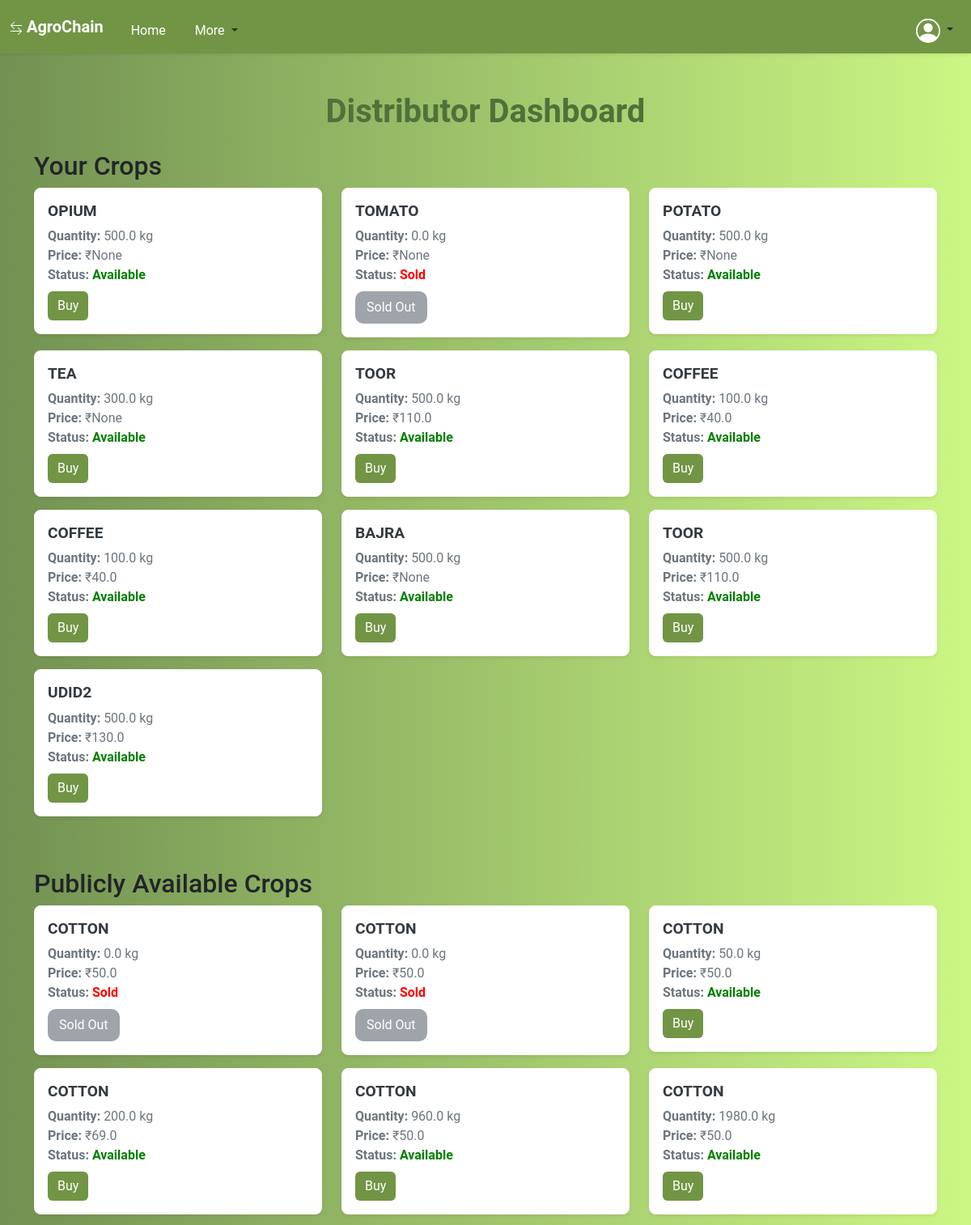
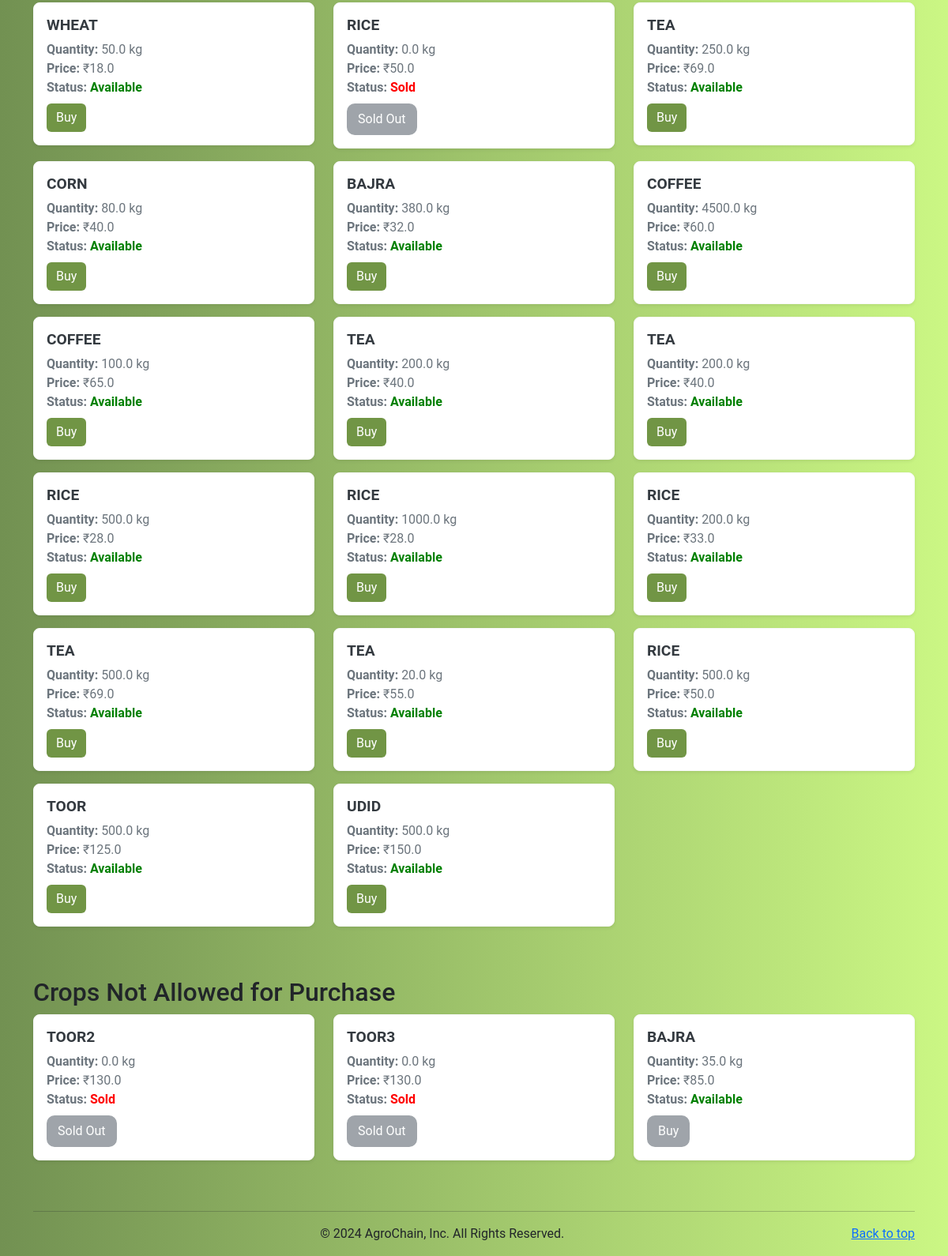
The app's page /dashboard/ (signed in) with its own data (2 pictures, top to bottom).
### supply_chain/models.py (models this page shows, shortened)
class Crop(models.Model):
    name = models.CharField(max_length=100)
    quantity = models.FloatField()
    price = models.FloatField()  # Price for public visibility
    specific_user_price = models.FloatField(blank=True, null=True)  # Price for specific users
    current_owner = models.ForeignKey(settings.AUTH_USER_MODEL, on_delete=models.CASCADE, related_name='owned_crops')
    status = models.CharField(max_length=20, choices=[('listed', 'Listed'), ('sold', 'Sold')])
    current_stage = models.CharField(max_length=100, default='Listed by Farmer')
    transaction_hash = models.CharField(max_length=64, blank=True, null=True)
    allowed_users = models.ManyToManyField(settings.AUTH_USER_MODEL, related_name='allowed_crops', blank=True)
    visibility = models.CharField(max_length=10, choices=[('public', 'Public'), ('private', 'Private')], default='public')
    price_in_tokens = models.FloatField(blank=True, null=True, help_text='Optional: Price in tokens for the crop.')
    token_currency_enabled = models.BooleanField(default=False, help_text='Is token currency enabled for this crop?')

class UserSpecificCrop(models.Model):
    crop = models.ForeignKey(Crop, on_delete=models.CASCADE, related_name='user_specifics')
    user = models.ForeignKey(settings.AUTH_USER_MODEL, on_delete=models.CASCADE)
    specific_price = models.FloatField(null=True, blank=True)  # Price specific to this user
    allowed = models.BooleanField(default=False)  # Whether this user can see the crop

### supply_chain/views.py (the view)
# urls.py: path('dashboard/', dashboard, name='dashboard'),
@login_required
def dashboard(request):
    user = request.user
    print("Dashboard view called")
    user_role = getattr(request.user, 'role', None)
    print(f"User Role: {user_role}")
    all_user_specific_crops = UserSpecificCrop.objects.all()
    not_allowed_crops = UserSpecificCrop.objects.filter(user=user, allowed=False)
    user_crops = Crop.objects.filter(allowed_users=user)
    public_crops = Crop.objects.filter(visibility='public')
    if user.role == 'FARMER':
        return render(request, 'farmer_dashboard.html', {'user_crops': user_crops, 'public_crops': public_crops,'all_user_specifics': all_user_specific_crops,'not_allowed_crops': not_allowed_crops})
    elif user.role == 'DISTRIBUTOR':
        return render(request, 'distributor_dashboard.html', {'user_crops': user_crops, 'public_crops': public_crops,'all_user_specifics': all_user_specific_crops,'not_allowed_crops': not_allowed_crops})
    elif user.role == 'CONSUMER':
        return render(request, 'consumer_dashboard.html', {'user_crops': user_crops,'public_crops': public_crops,'all_user_specifics': all_user_specific_crops,'not_allowed_crops': not_allowed_crops})
    else:
        return redirect('list_crops')

### supply_chain/context_processors.py (called while the page is built)
def user_info(request):
    if request.user.is_authenticated:
        profile_picture_url = request.user.profile_picture.url if hasattr(request.user, 'profile_picture') and request.user.profile_picture else 'default_profile.png'
        return {
            'profile_name': request.user.username,
            'dp_url': profile_picture_url,
            'available_tokens': getattr(request.user, 'balance', 0),  # Assuming token_balance is an attribute of CustomUser
        }
    return {}

### supply_chain/templates/distributor_dashboard.html
{% extends 'base.html' %}
{% block content %}
<div class="container mt-5">
    <h1 class="mb-4 text-center" style="color: #4f713a; font-size: 40px; font-weight: bold; text-align: center; margin-top: 20px;">Distributor Dashboard</h1>
    <h2>Your Crops</h2>
    <div class="row">
        {% if user_crops %}
            {% for crop in user_crops %}
            <div class="col-md-4 mb-3">
                <div class="card shadow-sm border-light">
                    <div class="card-body">
                        <h5 class="card-title">{{ crop.name }}</h5>
                        <p class="card-text">
                            <strong>Quantity:</strong> {{ crop.quantity }} kg <br>
                            <strong>Price:</strong> ₹{{ crop.specific_user_price }} <br>
                            <strong>Status:</strong>
                            {% if crop.status|lower == "sold" %}
                                <span style="color: red; font-weight: bold;">Sold</span>
                            {% else %}
                                <span style="color: green; font-weight: bold;">{{ crop.status|default:"Available" }}</span>
                            {% endif %}
                        </p>
                        {% if crop.status|lower != "sold" %}
                            <a href="{% url 'buy_crops' crop.id %}" class="btn btn-success">Buy</a>
                        {% else %}
                            <button class="btn btn-secondary" style="color: white;" disabled>Sold Out</button>
                        {% endif %}
                    </div>
                </div>
            </div>
            {% endfor %}
        {% else %}
            <div class="col">
                <div class="alert alert-warning text-center" role="alert">
                    No crops listed yet.
                </div>
            </div>
        {% endif %}
    </div>
    <h2 class="mt-5">Publicly Available Crops</h2>
    <div class="row">
        {% if public_crops %}
            {% for crop in public_crops %}
            <div class="col-md-4 mb-3">
                <div class="card shadow-sm border-light">
                    <div class="card-body">
                        <h5 class="card-title">{{ crop.name }}</h5>
                        <p class="card-text">
                            <strong>Quantity:</strong> {{ crop.quantity }} kg <br>
                            <strong>Price:</strong> ₹{{ crop.price }} <br>
                            <strong>Status:</strong>
                            {% if crop.status|lower == "sold" %}
                                <span style="color: red; font-weight: bold;">Sold</span>
                            {% else %}
                                <span style="color: green; font-weight: bold;">{{ crop.status|default:"Available" }}</span>
                            {% endif %}
                        </p>
                        {% if crop.status|lower != "sold" %}
                            <a href="{% url 'buy_crops' crop.id %}" class="btn btn-success">Buy</a>
                        {% else %}
                            <button class="btn btn-secondary" style="color: white;" disabled>Sold Out</button>
                        {% endif %}
                    </div>
                </div>
            </div>
            {% endfor %}
        {% else %}
            <div class="col">
                <div class="alert alert-warning text-center" role="alert">
                    No public crops available.
                </div>
            </div>
        {% endif %}
    </div>
    <h2 class="mt-5">Crops Not Allowed for Purchase</h2>
    <div class="row">
        {% if not_allowed_crops %}
            {% for crop in not_allowed_crops %}
            <div class="col-md-4 mb-3">
                <div class="card shadow-sm border-light">
                    <div class="card-body">
                        <h5 class="card-title">{{ crop.crop.name }}</h5>
                        <p class="card-text">
                            <strong>Quantity:</strong> {{ crop.crop.quantity }} kg <br>
                            <strong>Price:</strong> ₹{{ crop.crop.price }} <br>
                            <strong>Status:</strong>
                            {% if crop.crop.status|lower == "sold" %}
                                <span style="color: red; font-weight: bold;">Sold</span>
                            {% else %}
                                <span style="color: green; font-weight: bold;">{{ crop.status|default:"Available" }}</span>
                            {% endif %}
                        </p>
                        {% if crop.crop.status|lower != "sold" %}
                            <button class="btn btn-secondary" style="color: white;" disabled>Buy</button>
                        {% else %}
                            <button class="btn btn-secondary" style="color: white;" disabled>Sold Out</button>
                        {% endif %}
                    </div>
                </div>
            </div>
            {% endfor %}
        {% else %}
            <div class="col">
                <div class="alert alert-warning text-center" role="alert">
                    No crops found where you are not allowed.
                </div>
            </div>
        {% endif %}
    </div>
</div>
{% endblock %}

### supply_chain/templates/base.html (shortened to what this page needs)
    {% load static %}
<!DOCTYPE html>
<html lang="en">
<head>
    <link href="https://cdn.jsdelivr.net/npm/bootstrap@5.3.3/dist/css/bootstrap.min.css" rel="stylesheet">
    {% load static %}
    <link rel="stylesheet" href="{% static 'css/style.css' %}">
</head>
<body>
    <nav class="navbar navbar-expand-lg  shadow-sm">
      <div class="container-fluid">
          <a class="navbar-brand" href="#">
              <span style="color: white;"><b>AgroChain</b></span>
          </a>
          <div class="collapse navbar-collapse" id="navbarSupportedContent">
              <ul class="navbar-nav me-auto mb-2 mb-lg-0">
                  <li class="nav-item">
                      <a class="nav-link active" aria-current="page" href="#"><span style="color: white;">Home</span></a>
                  </li>
                  <li class="nav-item dropdown">
                      <a class="nav-link dropdown-toggle" href="#" role="button" data-bs-toggle="dropdown" aria-expanded="false"><span style="color:white;">
                          More</span>
                      </a>
                  </li>
              </ul>
              <div class="text-end">
                  <div class="dropdown">
                      <a class="nav-link dropdown-toggle" href="#" role="button" data-bs-toggle="dropdown" aria-expanded="false">
                      </a>
                  </div>
              </div>
          </div>
      </div>
  </nav>
    <main>
        {% block content %}{% endblock %}
    </main>
    <footer class="container my-5 text-center">
        <hr class="featurette-divider">
        <p class="float-end  "><a href="#">Back to top</a></p>
        <p>© 2024 AgroChain, Inc. All Rights Reserved.</p>
    </footer>
</body>
</html>

### supply_chain/static/css/style.css (style rules this page uses)
.navbar { box-shadow: 0 2px 5px rgba(0, 0, 0, 0.1); background-color: #719545; }
.btn-success { background-color: #719545; border: none; }
.nav-link { margin: 0 10px; }
body { font-family: 'Roboto', sans-serif; background: linear-gradient(to right, #729152, #cbf784); height: 100vh; margin: 0; }
h1 { font-weight: bold; color: #343a40; }
.card { border-radius: 10px; border: 1px solid #ddd; }
.card-title { font-size: 1.5rem; color: #007bff; }
.card-body { padding: 1rem; }
.card-title { font-size: 1.2rem; font-weight: 600; color: #343a40; text-transform: uppercase; }
button.btn { background-color: #f7f7f7; border: 2px solid #719545; border-radius: 10px; transition: background-color 0.3s ease-in-out; }
.card-text { font-size: 1rem; color: #6c757d; }
.collapse { margin-top: 10px; }
.card { border-radius: 8px; transition: transform 0.3s ease-in-out, box-shadow 0.3s ease-in-out; }
.card-body p { margin-bottom: 0.5rem; }

### records on screen
Crop: name "OPIUM", quantity "500.0", specific_user_price "None", status "Available", shows "Buy"
Crop: name "TOMATO", quantity "0.0", specific_user_price "None", status "Sold"
Crop: name "POTATO", quantity "500.0", specific_user_price "None", status "Available", shows "Buy"
Crop: name "TEA", quantity "300.0", specific_user_price "None", status "Available", shows "Buy"
Crop: name "TOOR", quantity "500.0", specific_user_price "110.0", status "Available", shows "Buy"
Crop: name "COFFEE", quantity "100.0", specific_user_price "40.0", status "Available", shows "Buy"
Crop: name "COFFEE", quantity "100.0", specific_user_price "40.0", status "Available", shows "Buy"
Crop: name "BAJRA", quantity "500.0", specific_user_price "None", status "Available", shows "Buy"
Crop: name "TOOR", quantity "500.0", specific_user_price "110.0", status "Available", shows "Buy"
Crop: name "UDID2", quantity "500.0", specific_user_price "130.0", status "Available", shows "Buy"
Crop: name "COTTON", quantity "0.0", price "50.0", status "Sold"
Crop: name "COTTON", quantity "0.0", price "50.0", status "Sold"
Crop: name "COTTON", quantity "50.0", price "50.0", status "Available", shows "Buy"
Crop: name "COTTON", quantity "200.0", price "69.0", status "Available", shows "Buy"
Crop: name "COTTON", quantity "960.0", price "50.0", status "Available", shows "Buy"
Crop: name "COTTON", quantity "1980.0", price "50.0", status "Available", shows "Buy"
Crop: name "WHEAT", quantity "50.0", price "18.0", status "Available", shows "Buy"
Crop: name "RICE", quantity "0.0", price "50.0", status "Sold"
Crop: name "TEA", quantity "250.0", price "69.0", status "Available", shows "Buy"
Crop: name "CORN", quantity "80.0", price "40.0", status "Available", shows "Buy"
Crop: name "BAJRA", quantity "380.0", price "32.0", status "Available", shows "Buy"
Crop: name "COFFEE", quantity "4500.0", price "60.0", status "Available", shows "Buy"
Crop: name "COFFEE", quantity "100.0", price "65.0", status "Available", shows "Buy"
Crop: name "TEA", quantity "200.0", price "40.0", status "Available", shows "Buy"
Crop: name "TEA", quantity "200.0", price "40.0", status "Available", shows "Buy"
Crop: name "RICE", quantity "500.0", price "28.0", status "Available", shows "Buy"
Crop: name "RICE", quantity "1000.0", price "28.0", status "Available", shows "Buy"
Crop: name "RICE", quantity "200.0", price "33.0", status "Available", shows "Buy"
Crop: name "TEA", quantity "500.0", price "69.0", status "Available", shows "Buy"
Crop: name "TEA", quantity "20.0", price "55.0", status "Available", shows "Buy"
Crop: name "RICE", quantity "500.0", price "50.0", status "Available", shows "Buy"
Crop: name "TOOR", quantity "500.0", price "125.0", status "Available", shows "Buy"
Crop: name "UDID", quantity "500.0", price "150.0", status "Available", shows "Buy"
UserSpecificCrop: crop.name "TOOR2", crop.quantity "0.0", crop.price "130.0", shows "Sold", shows "Sold Out"
UserSpecificCrop: crop.name "TOOR3", crop.quantity "0.0", crop.price "130.0", shows "Sold", shows "Sold Out"
UserSpecificCrop: crop.name "BAJRA", crop.quantity "35.0", crop.price "85.0", status "Available", shows "Buy"
